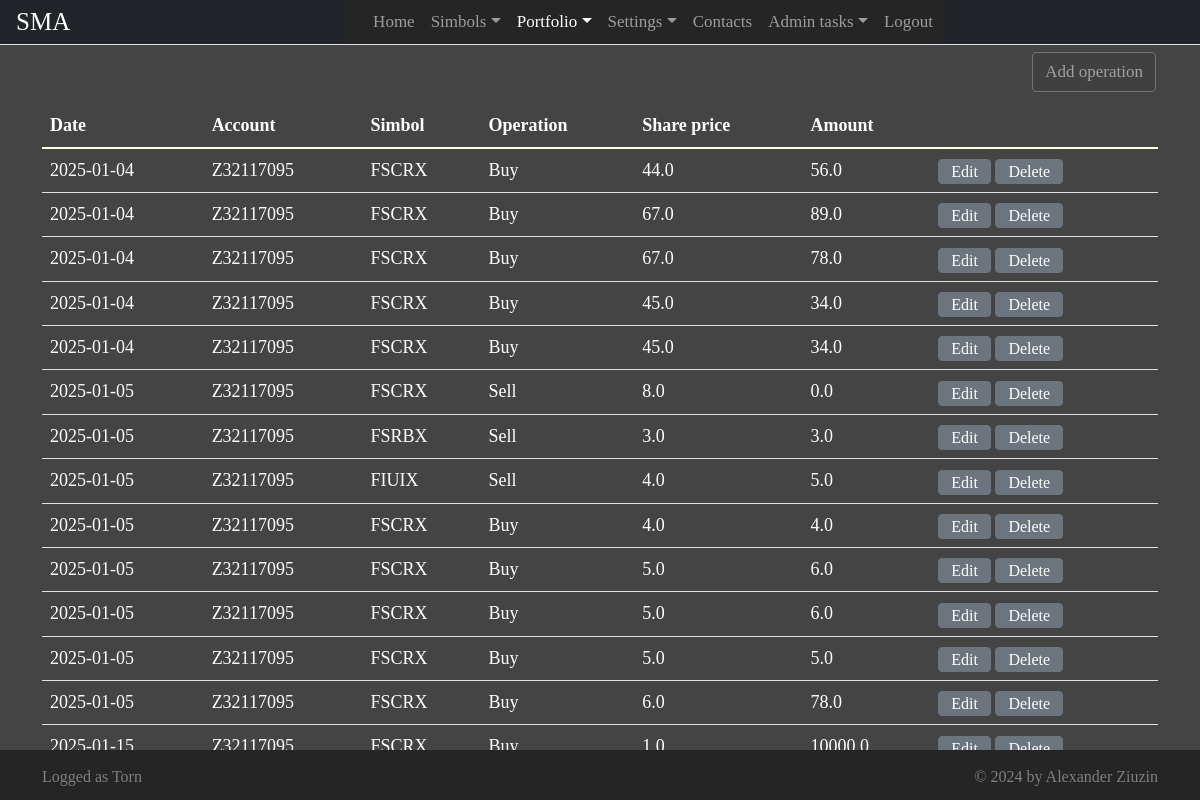
Screenshot of /activity (signed in) with the database file from the repository.
### app/models.py (models this page shows, shortened)
class Operation(db.Model):
    __tablename__ = 'operation'
    id = db.Column(db.Integer, primary_key=True, nullable = False, autoincrement=True)
    userid = db.Column(db.String(40), nullable = False)
    account = db.Column(db.String(15), nullable = False)
    simbol = db.Column(db.String(10), nullable = False)
    date = db.Column(db.Date, nullable = False)
    type = db.Column(db.Integer, nullable = False)
    price  = db.Column(db.Float, nullable = False)
    quantity = db.Column(db.Float, nullable = False)

class User(UserMixin, db.Model):
    __tablename__ = 'user'
    id = db.Column(db.String(40), primary_key=True)
    email = db.Column(db.String(80), unique=True)
    username = db.Column(db.String(100), unique=True)
    password_hash = db.Column(db.String())
    admin = db.Column(db.Boolean)

### app/views.py (the view)
@app.route("/activity")
@login_required
def activity():
   operationResult = ""
   accounts = []
   operations = []
   portfolioSymbols = []
   try:
      accounts = db.session.query(Account).filter(Account.userid == current_user.id).all()
      accounts.append(Account( "9140b38c-8d65-4e54-bf8f-205337e0634d", "Z32117095", 0.0, "USD") )
      operations = db.session.query(Operation).filter(Operation.userid == current_user.id).all()
      portfolioSymbols = db.session.query(UserSimbol)\
                                 .filter(UserSimbol.userid == current_user.id and
                                         UserSimbol.listtype == 1)\
                                 .all()
   except Exception as ex:
      operationResult = f"Error loading data {ex.args}"
   return render_template("activity.html", pageName = "Portfolio",
                          today = date.today(),
                          accounts = accounts,
                          portfolioSymbols = portfolioSymbols,
                          operations = operations,
                          user = current_user,
                          operationResult = operationResult)

### app/userlogin.py (called while the page is built)
@login.user_loader
def load_user(id):
    return User.query.get(str(id))

### app/templates/activity.html (shortened to what this page needs)
{% extends "base.html" %}
{% block main %}
<div class="container">
    <div class="row">
        <div class="col-md-12  text-end">
            <button  id="btnAddOperation" class="btn btn-submit btn-outline-secondary"
                    onclick="show_edit_operation_dialog(-1)">Add operation</button>
        </div>
    </div>
    <div class="row empty-row"></div>
    <div class="row">
        <div class="col-md-12">
            <table class="table table-of-operations">
                <thead>
                    <tr>
                        <th>Date</th>
                        <th>Account</th>
                        <th>Simbol</th>
                        <th>Operation</th>
                        <th>Share price</th>
                        <th>Amount</th>
                    </tr>
                </thead>
                <tbody>
                    {% for operation in operations %}
                    <tr>
                        <td>{{ operation.date }}</td>
                        <td>{{ operation.account }}</td>
                        <td>{{ operation.simbol }}</td>
                        <td>
                            {% if operation.type == 0 %}
                                Buy
                            {% elif operation.type == 1 %}
                                Sell
                            {% elif operation.type == 2 %}
                                Deposit
                            {% else %}
                                Withdraw
                            {% endif %}
                        </td>
                        <td>{{ operation.price }}</td>
                        <td>{{ operation.quantity }}</td>
                        <td>
                            <button type = "button"
                                    class="btn btn-secondary btn-edit-operation"
                                    data-id="{{ operation.id }}">Edit</button>
                            <button type = "button"
                                    class="btn btn-secondary btn-delete-operation"
                                    data-id="{{ operation.id }}">Delete</button>
                        </td>
                    </tr>
                    {% endfor %}
                </tbody>
            </table>
        </div>
</div>
{% endblock %}

### app/templates/base.html (shortened to what this page needs)
<!DOCTYPE html>
<html lang="en" dir="ltr">
    <head>
        <link rel="stylesheet" type="text/css" href="/static/css/bootstrap.min.css"/>
        <link rel="stylesheet" type="text/css" href="/static/css/style.css" />
	</head>
    <body >
      <header id = "page-header" class="container-sm">
        <nav class="navbar navbar-expand-sm navbar-dark bg-dark fixed-top navigation" >
          <a id = "brand-icon" class="navbar-brand cinzel-400" href="#">SMA</a>
          <div class="collapse navbar-collapse justify-content-center" id="navbarCollapse">
            <ul class="navbar-nav">
              <li class = "nav-item">
                <a class="nav-link {% if pageName == 'Home' %} active {% endif %}" aria-current="page" href="/">Home</a>
              </li>
              {% if user.is_authenticated %}
              <li class = "nav-item dropdown">
                <a  id="navbarDropdownSimbols"
                    class="nav-link dropdown-toggle {% if pageName == 'Simbols' %} active {% endif %}"
                    href="#"
                    role="button" data-bs-toggle="dropdown"
                    aria-expanded="false">Simbols</a>
              </li>
              <li class = "nav-item dropdown">
                <a id ="navbarDropdownPortfolio"
                   class="nav-link dropdown-toggle {% if pageName == 'Portfolio' %} active {% endif %}"
                   href="#"
                   role="button" data-bs-toggle="dropdown"
                  aria-expanded="false">Portfolio</a>
              </li>
              <li class = "nav-item dropdown">
                <a id ="navbarDropdownSettings"
                   class="nav-link dropdown-toggle {% if pageName == 'Settings' %} active {% endif %}"
                   href="#"
                   role="button" data-bs-toggle="dropdown"
                   aria-expanded="false">Settings</a>
              </li>
              {% endif %}
              <li class = "nav-item">
                <a class="nav-link {% if pageName == 'Contacts' %} active {% endif %}" href="/contacts">Contacts</a>
              </li>
              {% if user.admin %}
              <li class = "nav-item dropdown">
                <a id ="navbarDropdownSettings"
                   class="nav-link dropdown-toggle {% if pageName == 'AdminTasks' %} active {% endif %}"
                   href="#"
                   role="button" data-bs-toggle="dropdown"
                   aria-expanded="false">Admin tasks</a>
              {% endif %}
              <li class = "nav-item">
                {% if user.is_authenticated %}
                  <a class="nav-link {% if pageName == 'Login' %} active {% endif %}" href="/logout">Logout</a>
                {% else %}
                  <a class="nav-link {% if pageName == 'Logout' %} active {% endif %}" href="/login">Login</a>
                {% endif %}
              </li>
            </ul>
          </div>
        </nav>
      </header>
      <main id="main">
          {% block main %}
          {% endblock %}
      </main>
      <footer class = "d-flex align-items-center">
        <div  class = "container">
          <div class = "row ">
            <div class = "col-sm-6">
              <div class = "d-flex justify-content-start">
                {% if user.is_authenticated %}
                  Logged as {{user.username}}
                {% endif %}
              </div>
            </div>
            <div class = "col-sm-6" >
              <div class = "d-flex justify-content-end">
                © 2024 by Alexander Ziuzin
              </div>
            </div>
          </div>
        </div>
      </footer>
    </body>
</html>

### app/static/css/style.css (style rules this page uses)
html { visibility:hidden; }
body { color: #566787;background-color:rgb(68, 68, 68); font-family: "HvDTrial_Brandon_Grotesque_regular"; font-size: large; text-size-adjust: 100%; min-width: 375px; }
.cinzel-400 { font-family: 'Cinzel'; font-size: 1.5em; font-weight: 400; color:White; }
.navigation { height: 45px; padding-top: 0px; padding-bottom: 0px; border-bottom: solid white 1px; }
#main { width: 100%; margin-top: 50px; margin-left: 0px; margin-right: 0px; }
footer { position:fixed; bottom: 0; width:100%; height: 50px; background-color:rgb(37, 37, 37); text-align: center; padding-top: 5px; color: #7F7F7F; font-size:medium; padding-top: 3px; }
#brand-icon { margin-left: 4px; }
.navbar { padding-top: 0 !important; padding-bottom: 0 !important; background: #ffffff; padding-left: 0px; padding-right: 0px; border-bottom: 1px solid #dfe3e8; border-radius: 0; }
.navbar .navbar-brand { padding-left: 0; font-size: 25px; }
.navbar .navbar-nav { position: relative; background-color:rgb(37, 37, 37); padding-left: 20px; }
.navbar a, .navbar a:active { color: #888; font-size: 17px; background: transparent; }
.active { color:white; }
#brand-icon { margin-left: 16px; }
.navbar-dark { margin-bottom: 2px; }
#btnSubmit, #btnCancel, #btnReset, #btnGetCompanyData, #btnAddOperation { background-color: #404040; color:#A0A0A0; font-size: 17px; margin: 2px; }
.btn-submit { text-wrap: nowrap; }
.empty-row { height: 10px; }
.table-of-operations { color: white; }
.table-of-operations thead { border-bottom-style: solid; border-bottom-color: lightyellow; border-bottom-width: 2px; }
.btn-edit-operation, .btn-delete-operation { height: 25px; padding-top: 0px; padding-bottom: 0px; }

### rows the page displays
Operation: date "2025-01-04", account "Z32117095", simbol "FSCRX", type "Buy", price "44.0", quantity "56.0"
Operation: date "2025-01-04", account "Z32117095", simbol "FSCRX", type "Buy", price "67.0", quantity "89.0"
Operation: date "2025-01-04", account "Z32117095", simbol "FSCRX", type "Buy", price "67.0", quantity "78.0"
Operation: date "2025-01-04", account "Z32117095", simbol "FSCRX", type "Buy", price "45.0", quantity "34.0"
Operation: date "2025-01-04", account "Z32117095", simbol "FSCRX", type "Buy", price "45.0", quantity "34.0"
Operation: date "2025-01-05", account "Z32117095", simbol "FSCRX", type "Sell", price "8.0", quantity "0.0"
Operation: date "2025-01-05", account "Z32117095", simbol "FSRBX", type "Sell", price "3.0", quantity "3.0"
Operation: date "2025-01-05", account "Z32117095", simbol "FIUIX", type "Sell", price "4.0", quantity "5.0"
Operation: date "2025-01-05", account "Z32117095", simbol "FSCRX", type "Buy", price "4.0", quantity "4.0"
Operation: date "2025-01-05", account "Z32117095", simbol "FSCRX", type "Buy", price "5.0", quantity "6.0"
Operation: date "2025-01-05", account "Z32117095", simbol "FSCRX", type "Buy", price "5.0", quantity "6.0"
Operation: date "2025-01-05", account "Z32117095", simbol "FSCRX", type "Buy", price "5.0", quantity "5.0"
Operation: date "2025-01-05", account "Z32117095", simbol "FSCRX", type "Buy", price "6.0", quantity "78.0"
Operation: date "2025-01-15", account "Z32117095", simbol "FSCRX", type "Buy", price "1.0", quantity "10000.0"
User: username "Torn"
